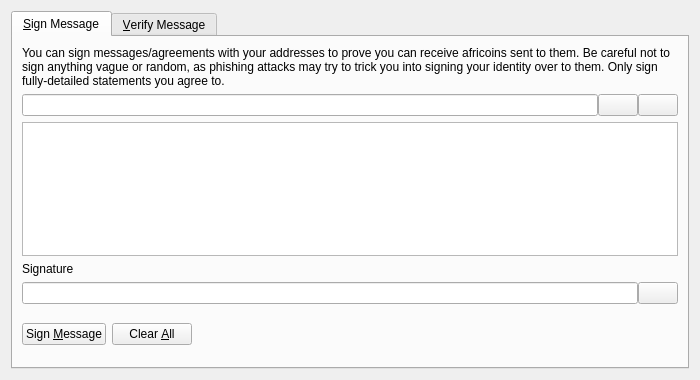
<?xml version="1.0" encoding="UTF-8"?>
<ui version="4.0">
 <class>SignVerifyMessageDialog</class>
 <widget class="QDialog" name="SignVerifyMessageDialog">
  <property name="geometry">
   <rect>
    <x>0</x>
    <y>0</y>
    <width>700</width>
    <height>380</height>
   </rect>
  </property>
  <property name="windowTitle">
   <string>Signatures - Sign / Verify a Message</string>
  </property>
  <property name="modal">
   <bool>true</bool>
  </property>
  <layout class="QVBoxLayout" name="verticalLayout">
   <item>
    <widget class="QTabWidget" name="tabWidget">
     <property name="currentIndex">
      <number>0</number>
     </property>
     <widget class="QWidget" name="tabSignMessage">
      <attribute name="title">
       <string>&amp;Sign Message</string>
      </attribute>
      <layout class="QVBoxLayout" name="verticalLayout_SM">
       <item>
        <widget class="QLabel" name="infoLabel_SM">
         <property name="text">
          <string>You can sign messages/agreements with your addresses to prove you can receive africoins sent to them. Be careful not to sign anything vague or random, as phishing attacks may try to trick you into signing your identity over to them. Only sign fully-detailed statements you agree to.</string>
         </property>
         <property name="textFormat">
          <enum>Qt::PlainText</enum>
         </property>
         <property name="wordWrap">
          <bool>true</bool>
         </property>
        </widget>
       </item>
       <item>
        <layout class="QHBoxLayout" name="horizontalLayout_1_SM">
         <property name="spacing">
          <number>0</number>
         </property>
         <item>
          <widget class="QValidatedLineEdit" name="addressIn_SM">
           <property name="toolTip">
            <string>The Africoin address to sign the message with</string>
           </property>
          </widget>
         </item>
         <item>
          <widget class="QPushButton" name="addressBookButton_SM">
           <property name="toolTip">
            <string>Choose previously used address</string>
           </property>
           <property name="text">
            <string/>
           </property>
           <property name="icon">
            <iconset resource="../bitcoin.qrc">
             <normaloff>:/icons/address-book</normaloff>:/icons/address-book</iconset>
           </property>
           <property name="shortcut">
            <string>Alt+A</string>
           </property>
           <property name="autoDefault">
            <bool>false</bool>
           </property>
          </widget>
         </item>
         <item>
          <widget class="QPushButton" name="pasteButton_SM">
           <property name="toolTip">
            <string>Paste address from clipboard</string>
           </property>
           <property name="text">
            <string/>
           </property>
           <property name="icon">
            <iconset resource="../bitcoin.qrc">
             <normaloff>:/icons/editpaste</normaloff>:/icons/editpaste</iconset>
           </property>
           <property name="shortcut">
            <string>Alt+P</string>
           </property>
           <property name="autoDefault">
            <bool>false</bool>
           </property>
          </widget>
         </item>
        </layout>
       </item>
       <item>
        <widget class="QPlainTextEdit" name="messageIn_SM">
         <property name="toolTip">
          <string>Enter the message you want to sign here</string>
         </property>
        </widget>
       </item>
       <item>
        <widget class="QLabel" name="signatureLabel_SM">
         <property name="text">
          <string>Signature</string>
         </property>
         <property name="textFormat">
          <enum>Qt::PlainText</enum>
         </property>
        </widget>
       </item>
       <item>
        <layout class="QHBoxLayout" name="horizontalLayout_2_SM">
         <property name="spacing">
          <number>0</number>
         </property>
         <item>
          <widget class="QLineEdit" name="signatureOut_SM">
           <property name="font">
            <font>
             <italic>true</italic>
            </font>
           </property>
           <property name="readOnly">
            <bool>true</bool>
           </property>
          </widget>
         </item>
         <item>
          <widget class="QPushButton" name="copySignatureButton_SM">
           <property name="toolTip">
            <string>Copy the current signature to the system clipboard</string>
           </property>
           <property name="text">
            <string/>
           </property>
           <property name="icon">
            <iconset resource="../bitcoin.qrc">
             <normaloff>:/icons/editcopy</normaloff>:/icons/editcopy</iconset>
           </property>
           <property name="autoDefault">
            <bool>false</bool>
           </property>
          </widget>
         </item>
        </layout>
       </item>
       <item>
        <layout class="QHBoxLayout" name="horizontalLayout_3_SM">
         <item>
          <widget class="QPushButton" name="signMessageButton_SM">
           <property name="toolTip">
            <string>Sign the message to prove you own this Africoin address</string>
           </property>
           <property name="text">
            <string>Sign &amp;Message</string>
           </property>
           <property name="icon">
            <iconset resource="../bitcoin.qrc">
             <normaloff>:/icons/edit</normaloff>:/icons/edit</iconset>
           </property>
           <property name="autoDefault">
            <bool>false</bool>
           </property>
          </widget>
         </item>
         <item>
          <widget class="QPushButton" name="clearButton_SM">
           <property name="toolTip">
            <string>Reset all sign message fields</string>
           </property>
           <property name="text">
            <string>Clear &amp;All</string>
           </property>
           <property name="icon">
            <iconset resource="../bitcoin.qrc">
             <normaloff>:/icons/remove</normaloff>:/icons/remove</iconset>
           </property>
           <property name="autoDefault">
            <bool>false</bool>
           </property>
          </widget>
         </item>
         <item>
          <spacer name="horizontalSpacer_1_SM">
           <property name="orientation">
            <enum>Qt::Horizontal</enum>
           </property>
           <property name="sizeHint" stdset="0">
            <size>
             <width>40</width>
             <height>48</height>
            </size>
           </property>
          </spacer>
         </item>
         <item>
          <widget class="QLabel" name="statusLabel_SM">
           <property name="font">
            <font>
             <weight>75</weight>
             <bold>true</bold>
            </font>
           </property>
           <property name="text">
            <string/>
           </property>
           <property name="wordWrap">
            <bool>true</bool>
           </property>
          </widget>
         </item>
         <item>
          <spacer name="horizontalSpacer_2_SM">
           <property name="orientation">
            <enum>Qt::Horizontal</enum>
           </property>
           <property name="sizeHint" stdset="0">
            <size>
             <width>40</width>
             <height>48</height>
            </size>
           </property>
          </spacer>
         </item>
        </layout>
       </item>
      </layout>
     </widget>
     <widget class="QWidget" name="tabVerifyMessage">
      <attribute name="title">
       <string>&amp;Verify Message</string>
      </attribute>
      <layout class="QVBoxLayout" name="verticalLayout_VM">
       <item>
        <widget class="QLabel" name="infoLabel_VM">
         <property name="text">
          <string>Enter the receiver's address, message (ensure you copy line breaks, spaces, tabs, etc. exactly) and signature below to verify the message. Be careful not to read more into the signature than what is in the signed message itself, to avoid being tricked by a man-in-the-middle attack. Note that this only proves the signing party receives with the address, it cannot prove sendership of any transaction!</string>
         </property>
         <property name="textFormat">
          <enum>Qt::PlainText</enum>
         </property>
         <property name="alignment">
          <set>Qt::AlignLeading|Qt::AlignLeft|Qt::AlignTop</set>
         </property>
         <property name="wordWrap">
          <bool>true</bool>
         </property>
        </widget>
       </item>
       <item>
        <layout class="QHBoxLayout" name="horizontalLayout_1_VM">
         <property name="spacing">
          <number>0</number>
         </property>
         <item>
          <widget class="QValidatedLineEdit" name="addressIn_VM">
           <property name="toolTip">
            <string>The Africoin address the message was signed with</string>
           </property>
          </widget>
         </item>
         <item>
          <widget class="QPushButton" name="addressBookButton_VM">
           <property name="toolTip">
            <string>Choose previously used address</string>
           </property>
           <property name="text">
            <string/>
           </property>
           <property name="icon">
            <iconset resource="../bitcoin.qrc">
             <normaloff>:/icons/address-book</normaloff>:/icons/address-book</iconset>
           </property>
           <property name="shortcut">
            <string>Alt+A</string>
           </property>
           <property name="autoDefault">
            <bool>false</bool>
           </property>
          </widget>
         </item>
        </layout>
       </item>
       <item>
        <widget class="QPlainTextEdit" name="messageIn_VM"/>
       </item>
       <item>
        <widget class="QValidatedLineEdit" name="signatureIn_VM"/>
       </item>
       <item>
        <layout class="QHBoxLayout" name="horizontalLayout_2_VM">
         <item>
          <widget class="QPushButton" name="verifyMessageButton_VM">
           <property name="toolTip">
            <string>Verify the message to ensure it was signed with the specified Africoin address</string>
           </property>
           <property name="text">
            <string>Verify &amp;Message</string>
           </property>
           <property name="icon">
            <iconset resource="../bitcoin.qrc">
             <normaloff>:/icons/transaction_0</normaloff>:/icons/transaction_0</iconset>
           </property>
           <property name="autoDefault">
            <bool>false</bool>
           </property>
          </widget>
         </item>
         <item>
          <widget class="QPushButton" name="clearButton_VM">
           <property name="toolTip">
            <string>Reset all verify message fields</string>
           </property>
           <property name="text">
            <string>Clear &amp;All</string>
           </property>
           <property name="icon">
            <iconset resource="../bitcoin.qrc">
             <normaloff>:/icons/remove</normaloff>:/icons/remove</iconset>
           </property>
           <property name="autoDefault">
            <bool>false</bool>
           </property>
          </widget>
         </item>
         <item>
          <spacer name="horizontalSpacer_1_VM">
           <property name="orientation">
            <enum>Qt::Horizontal</enum>
           </property>
           <property name="sizeHint" stdset="0">
            <size>
             <width>40</width>
             <height>48</height>
            </size>
           </property>
          </spacer>
         </item>
         <item>
          <widget class="QLabel" name="statusLabel_VM">
           <property name="font">
            <font>
             <weight>75</weight>
             <bold>true</bold>
            </font>
           </property>
           <property name="text">
            <string/>
           </property>
           <property name="wordWrap">
            <bool>true</bool>
           </property>
          </widget>
         </item>
         <item>
          <spacer name="horizontalSpacer_2_VM">
           <property name="orientation">
            <enum>Qt::Horizontal</enum>
           </property>
           <property name="sizeHint" stdset="0">
            <size>
             <width>40</width>
             <height>48</height>
            </size>
           </property>
          </spacer>
         </item>
        </layout>
       </item>
      </layout>
     </widget>
    </widget>
   </item>
  </layout>
 </widget>
 <customwidgets>
  <customwidget>
   <class>QValidatedLineEdit</class>
   <extends>QLineEdit</extends>
   <header>qvalidatedlineedit.h</header>
  </customwidget>
 </customwidgets>
 <resources>
  <include location="../bitcoin.qrc"/>
 </resources>
 <connections/>
</ui>
